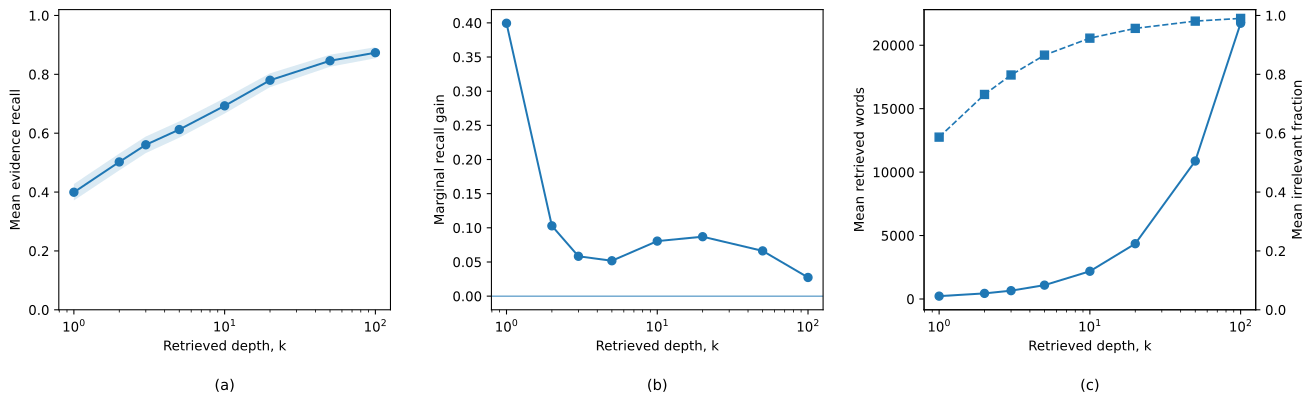

Recreate this plot in Python.
"""Figure 11 — Retrieval Quality as a Function of Top-k Depth.

Real-data experiment on BEIR SciFact test set (5,183 documents, 300 queries).
Lexical TF-IDF retrieval is evaluated against published qrels. All panels are
computed from the same ranked lists; no metric is hand-entered.
"""
from pathlib import Path
import json, time, zipfile, urllib.request
import numpy as np, pandas as pd, matplotlib.pyplot as plt
from sklearn.feature_extraction.text import TfidfVectorizer
from sklearn.preprocessing import normalize

HERE=Path(__file__).resolve().parent
URL="https://public.ukp.informatik.tu-darmstadt.de/thakur/BEIR/datasets/scifact.zip"
DATA=HERE/"data"; DATA.mkdir(exist_ok=True)
ZIP=DATA/"scifact.zip"
if not ZIP.exists(): urllib.request.urlretrieve(URL,ZIP)
if not (DATA/"scifact").exists():
    with zipfile.ZipFile(ZIP) as z: z.extractall(DATA)
ROOT=DATA/"scifact"

import json as _json
corpus={}
with open(ROOT/"corpus.jsonl",encoding="utf8") as f:
    for line in f:
        x=_json.loads(line); corpus[x["_id"]]=(x.get("title","")+" "+x.get("text","")).strip()
queries={}
with open(ROOT/"queries.jsonl",encoding="utf8") as f:
    for line in f:
        x=_json.loads(line); queries[x["_id"]]=x["text"]
qrels={}
qdf=pd.read_csv(ROOT/"qrels"/"test.tsv",sep="\t")
for _,r in qdf.iterrows():
    if int(r["score"])>0: qrels.setdefault(str(r["query-id"]),set()).add(str(r["corpus-id"]))
qids=[q for q in queries if q in qrels]
docids=list(corpus); texts=[corpus[d] for d in docids]
vec=TfidfVectorizer(stop_words="english",ngram_range=(1,2),min_df=2,max_features=60000,dtype=np.float32)
X=normalize(vec.fit_transform(texts))
Q=normalize(vec.transform([queries[q] for q in qids]))
ks=np.array([1,2,3,5,10,20,50,100])
rec=np.zeros((len(qids),len(ks))); irrelevant=np.zeros_like(rec); toks=np.zeros_like(rec); latency=[]
rows=[]
for qi,qid in enumerate(qids):
    t0=time.perf_counter(); s=(Q[qi]@X.T).toarray().ravel(); order=np.argpartition(-s, min(100,len(s)-1))[:100]; order=order[np.argsort(-s[order])]; latency.append((time.perf_counter()-t0)*1000)
    rel=qrels[qid]
    for j,k in enumerate(ks):
        ids=[docids[i] for i in order[:k]]
        hits=sum(d in rel for d in ids); rec[qi,j]=hits/len(rel)
        irrelevant[qi,j]=1-hits/k
        toks[qi,j]=sum(len(corpus[d].split()) for d in ids)
    for rank,i in enumerate(order,1): rows.append((qid,rank,docids[i],float(s[i]),int(docids[i] in rel)))
mean_rec=rec.mean(0); sem_rec=rec.std(0,ddof=1)/np.sqrt(len(qids))
mean_noise=irrelevant.mean(0); mean_toks=toks.mean(0)
marginal=np.r_[mean_rec[0],np.diff(mean_rec)]
pd.DataFrame({"k":ks,"mean_recall":mean_rec,"sem_recall":sem_rec,"marginal_recall_gain":marginal,"mean_irrelevant_fraction":mean_noise,"mean_retrieved_whitespace_tokens":mean_toks}).to_csv(HERE/"figure_11_metrics.csv",index=False)
pd.DataFrame(rows,columns=["query_id","rank","doc_id","score","relevant"]).to_csv(HERE/"figure_11_ranked_results_top100.csv",index=False)
prov={"dataset":"BEIR SciFact","dataset_url":URL,"test_queries":len(qids),"corpus_documents":len(docids),"qrels_rows":int(len(qdf)),"retriever":"TF-IDF unigram+bigram cosine similarity","vocabulary_dimension":int(X.shape[1]),"k_values":ks.tolist(),"mean_query_retrieval_latency_ms":float(np.mean(latency)),"latency_note":"wall-clock sparse ranking time on GitHub Actions runner; environment-dependent","token_note":"whitespace-token count of retrieved document text; direct proxy for context/prompt burden, not tokenizer-specific billing","classification":"Case Study","section":"Case Study: Enterprise Retrieval-Augmented Generation","subsection":"Results and Error Analysis"}
(HERE/"figure_11_provenance.json").write_text(json.dumps(prov,indent=2)+"\n")

# Three scientific panels.
fig,axs=plt.subplots(1,3,figsize=(13.8,4.35))
ax=axs[0]; ax.plot(ks,mean_rec,marker="o",lw=1.5); ax.fill_between(ks,mean_rec-sem_rec,mean_rec+sem_rec,alpha=.16); ax.set_xscale("log"); ax.set_xlabel("Retrieved depth, k"); ax.set_ylabel("Mean evidence recall"); ax.set_ylim(0,1.02); ax.grid(False)
ax=axs[1]; ax.plot(ks,marginal,marker="o",lw=1.5); ax.axhline(0,lw=.7); ax.set_xscale("log"); ax.set_xlabel("Retrieved depth, k"); ax.set_ylabel("Marginal recall gain"); ax.grid(False)
ax=axs[2]; l1=ax.plot(ks,mean_toks,marker="o",lw=1.5,label="Context burden"); ax.set_xscale("log"); ax.set_xlabel("Retrieved depth, k"); ax.set_ylabel("Mean retrieved words"); ax2=ax.twinx(); l2=ax2.plot(ks,mean_noise,marker="s",lw=1.25,ls="--",label="Irrelevant fraction"); ax2.set_ylabel("Mean irrelevant fraction"); ax2.set_ylim(0,1.02); ax.grid(False)
for i,ax in enumerate(axs): ax.text(.5,-.23,f"({chr(97+i)})",transform=ax.transAxes,ha="center",va="top",fontsize=11)
fig.tight_layout(w_pad=2.2)
fig.savefig(HERE/"figure_11_retrieval_quality_topk.svg",bbox_inches="tight")
fig.savefig(HERE/"figure_11_retrieval_quality_topk.png",dpi=300,bbox_inches="tight")
plt.close(fig)
